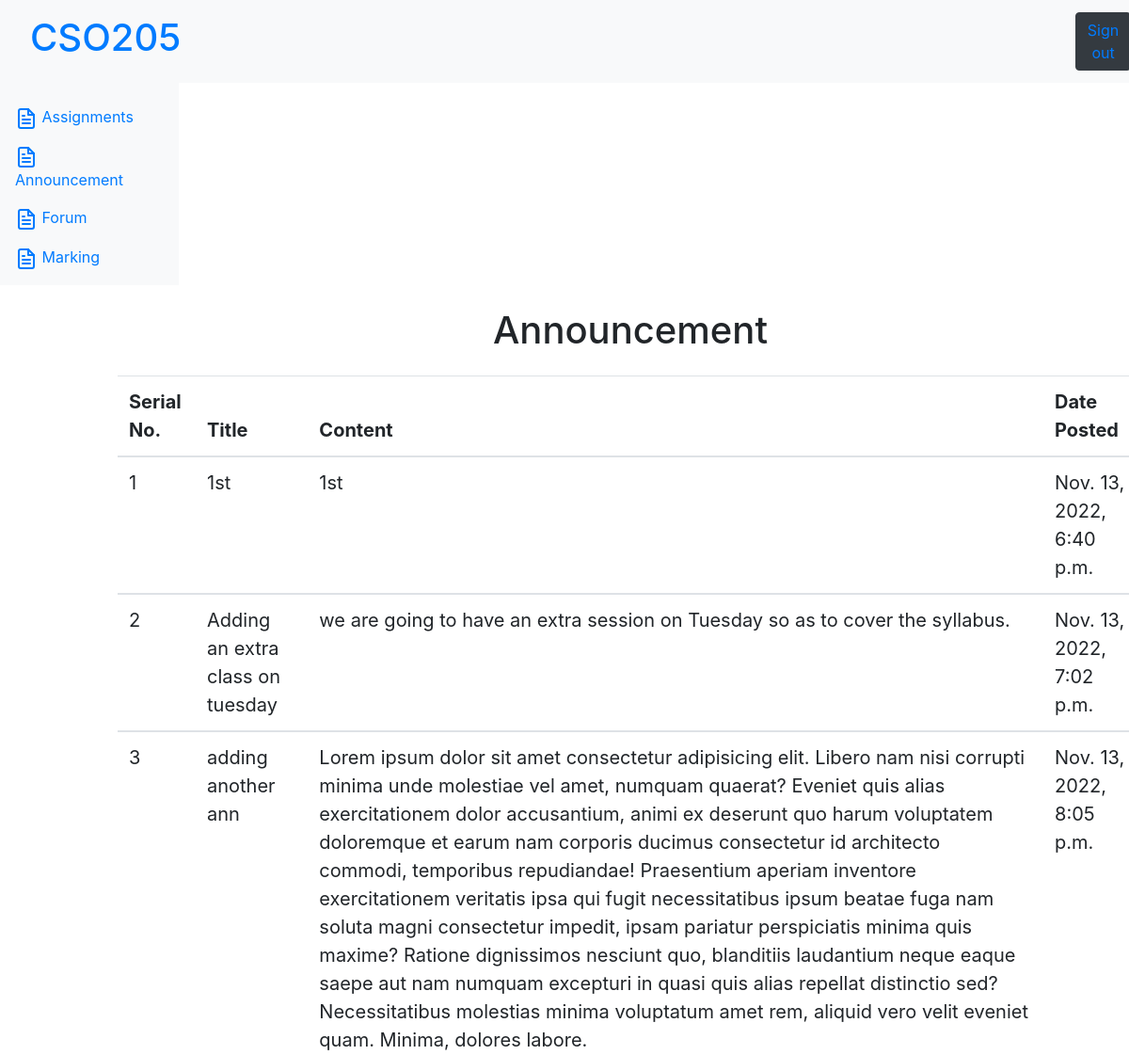
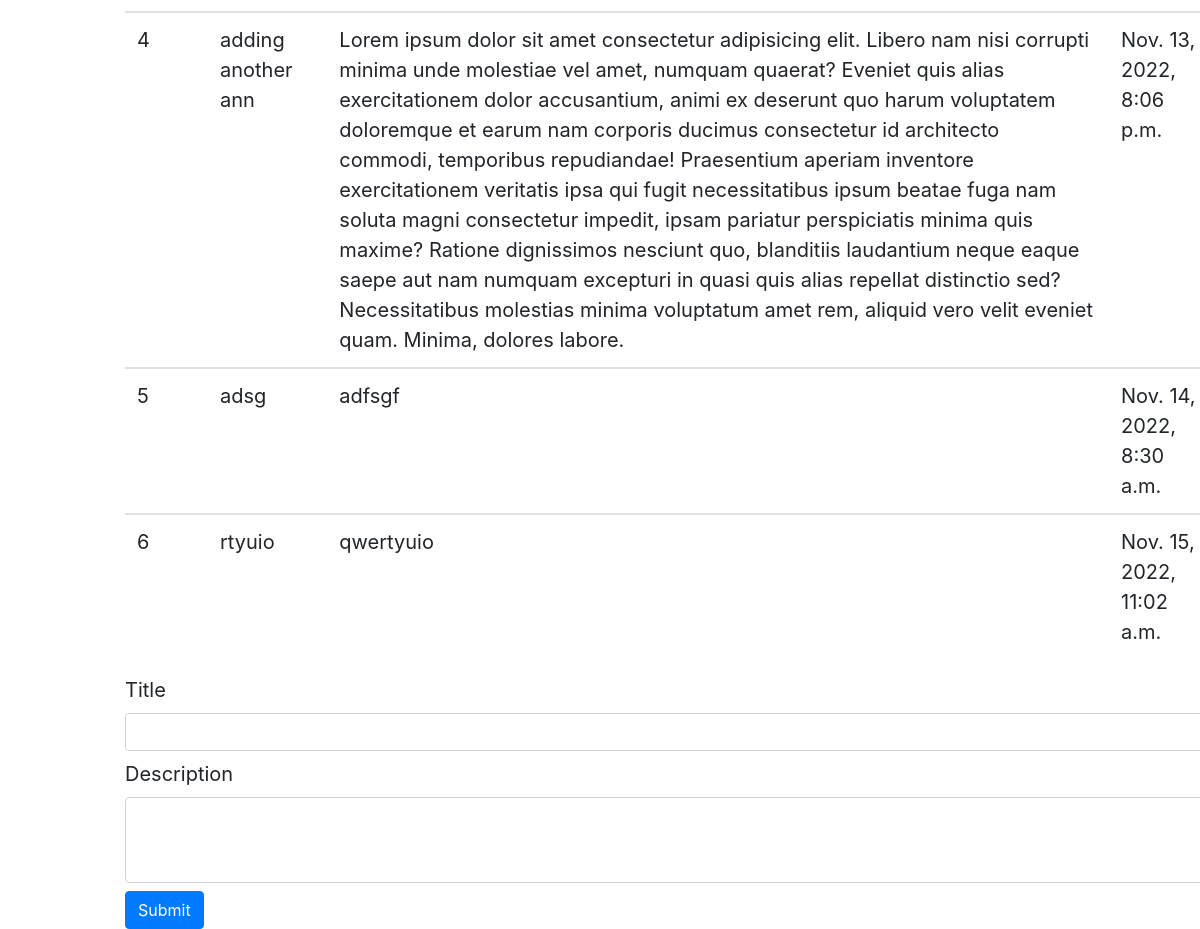
/p/ann (signed in), run on the app's committed database (2 pictures, top to bottom).
### professor/models.py (models this page shows, shortened)
class make_announcement(models.Model):
    title=models.CharField(max_length=100)
    content=models.TextField()
    date_posted=models.DateTimeField(auto_now_add=True)

### professor/views.py (the view)
# urls.py: path('ann',views.ann),
def ann(request):
    if not check_user(request):
        redirect('/')
    print(request.user.is_authenticated)
    if request.user.is_authenticated:
        if request.method=='POST':
            z=request.POST.get('title')
            y=request.POST.get('description')
            ay=make_announcement(title= z,content= y)
            ay.save()
        a1=make_announcement.objects.all()
        d1=dict()
        for x in range(len(a1)):
            d1[x+1]=[a1[x].title,a1[x].content,a1[x].date_posted]
        return render(request,'prof_announcement.html',{'d1':d1,'title':'EXAMS'})
    else:
        return redirect('/p/')

### professor/views.py (called while the page is built)
def check_user(request):
    ax=students.objects.filter(username=request.POST.get('username'))
    return request.user.is_authenticated and len(ax)==0

### templates/prof_announcement.html (shortened to what this page needs)
{% extends 'base.html' %}
{% block body %}
<div style="margin-left: 140px; width:1200px">
    <h1 class="text-center my-4">Announcement</h1>
    <form method="post" style="font-size: 20px;" action="/p/ann">
        <table class="table">
            <thead>
                <tr>
                    <th scope="col">Serial No.</th>
                    <th scope="col">Title</th>
                    <th scope="col">Content</th>
                    <th scope="col">Date Posted</th>
                </tr>
            </thead>
            {% for x,y in d1.items %}
            <tbody>
                <tr>
                    <td>{{x}}</td>
                    {% for z in y%}
                    <td>{{z}}</td>
                    {% endfor %}
                </tr>
            </tbody>
            {% endfor %}
        </table>
        <div class="form-group my-2">
            <label for="title">Title</label>
            <input type="text" class="form-control" id="title" name="title">
        </div>
        <div class="form-group my-2">
            <label for="description">Description</label>
            <textarea class="form-control" id="description" name="description" rows="3"></textarea>
        </div>
        <button type="submit" class="btn btn-primary">Submit</button>
    </form>
</div>
{% endblock body %}

### data on the page
make_announcement: y "1st" "1st" "Nov. 13, 2022, 6:40 p.m."
make_announcement: y "Adding an extra class on tuesday" "we are going to have an extra session on Tuesday so as to cover the syllabus." "Nov. 13, 2022, 7:02 p.m."
make_announcement: y "adding another ann" "Lorem ipsum dolor sit amet consectetur adipisicing elit. Libero nam nisi corrupti minima unde molestiae vel amet, numquam quaerat? Eveniet quis alias exercitationem dolor accusantium, animi ex deserunt quo harum voluptatem doloremque et earum nam corporis ducimus consectetur id architecto commodi, temporibus repudiandae! Praesentium aperiam inventore exercitationem veritatis ipsa qui fugit necessitatibus ipsum beatae fuga nam soluta magni consectetur impedit, ipsam pariatur perspiciatis minima quis maxime? Ratione dignissimos nesciunt quo, blanditiis laudantium neque eaque saepe aut nam numquam excepturi in quasi quis alias repellat distinctio sed? Necessitatibus molestias minima voluptatum…" "Nov. 13, 2022, 8:05 p.m."
make_announcement: y "adding another ann" "Lorem ipsum dolor sit amet consectetur adipisicing elit. Libero nam nisi corrupti minima unde molestiae vel amet, numquam quaerat? Eveniet quis alias exercitationem dolor accusantium, animi ex deserunt quo harum voluptatem doloremque et earum nam corporis ducimus consectetur id architecto commodi, temporibus repudiandae! Praesentium aperiam inventore exercitationem veritatis ipsa qui fugit necessitatibus ipsum beatae fuga nam soluta magni consectetur impedit, ipsam pariatur perspiciatis minima quis maxime? Ratione dignissimos nesciunt quo, blanditiis laudantium neque eaque saepe aut nam numquam excepturi in quasi quis alias repellat distinctio sed? Necessitatibus molestias minima voluptatum…" "Nov. 13, 2022, 8:06 p.m."
make_announcement: y "adsg" "adfsgf" "Nov. 14, 2022, 8:30 a.m."
make_announcement: y "rtyuio" "qwertyuio" "Nov. 15, 2022, 11:02 a.m."

### other printed values
{{ x }} "1" "2" "3" "4" "5" "6"
